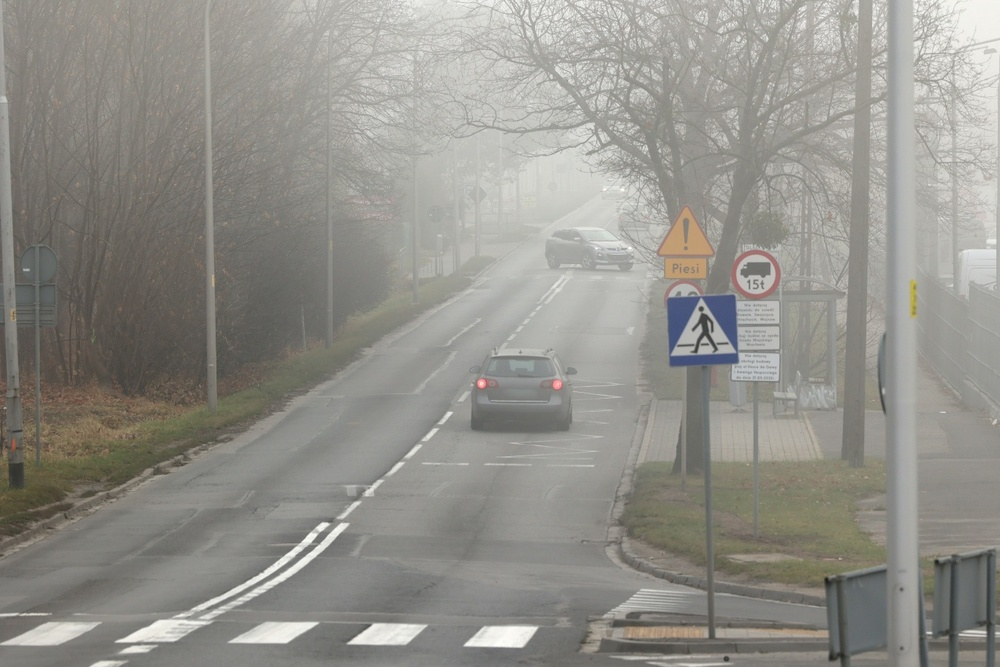
#> input picture ch3-1/mistyroad.jpg, 1000 x 667 px, shrunk from 1368 x 912 before the run
$ python 3-9histEqual.py
#> lines starting #> are read from the running program, lines starting #| are printed output that depends on the picture
import cv2
import matplotlib.pyplot as plt

fig=plt.figure()
rows=2
cols=2

img=cv2.imread('mistyroad.jpg')
#> img is the input picture: shape (667, 1000, 3); mean B, G, R 138.7, 145, 146.5
gray=cv2.cvtColor(img,cv2.COLOR_BGR2GRAY)		    # 명암 영상으로 변환하고 출력
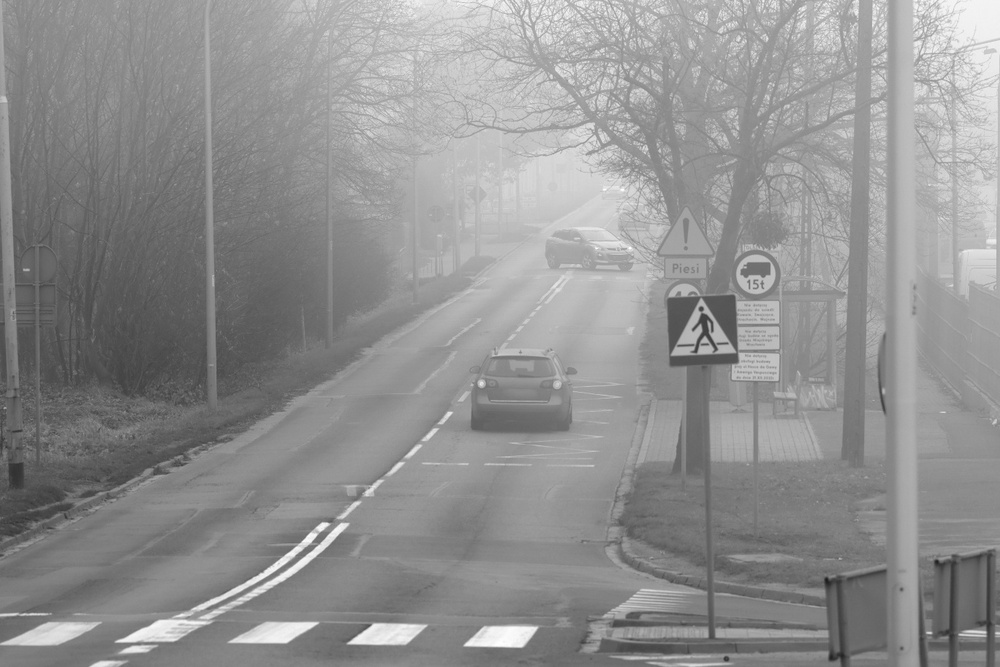
#> gray: shape (667, 1000); min 28, max 255, mean 144.8
ax1=fig.add_subplot(rows,cols,1)
ax1.axis("off")
ax1.imshow(gray,cmap='gray')

h=cv2.calcHist([gray],[0],None,[256],[0,256])	    # 히스토그램을 구해 출력
#> h = 256 values, max 9114 at index 139, min 0 at index 0, mean 2605.5
# print('histogram', h)
ax2=fig.add_subplot(rows,cols,2)
ax2.plot(h,color='r',linewidth=1)

equal=cv2.equalizeHist(gray)			            # 히스토그램을 평활화하고 출력
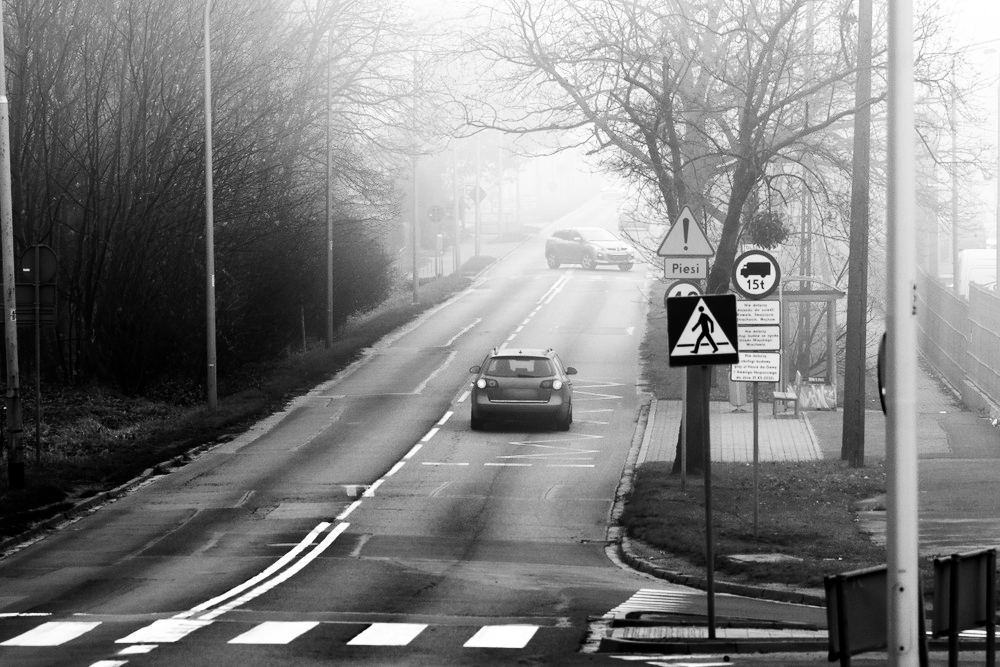
#> equal: shape (667, 1000); min 0, max 255, mean 128.6
ax3=fig.add_subplot(rows,cols,3)
ax3.axis("off")
ax3.imshow(equal,cmap='gray')

h=cv2.calcHist([equal],[0],None,[256],[0,256])	    # 히스토그램을 구해 출력
#> h = 256 values, max 9114 at index 116, min 0 at index 19, mean 2605.5
ax4=fig.add_subplot(rows,cols,4)
ax4.plot(h,color='r',linewidth=1)

equal2=cv2.equalizeHist(equal)			            # 히스토그램을 평활화하고 출력
ax5=fig.add_subplot(rows,cols,4)
ax4.plot(h,color='r',linewidth=1)


plt.show()
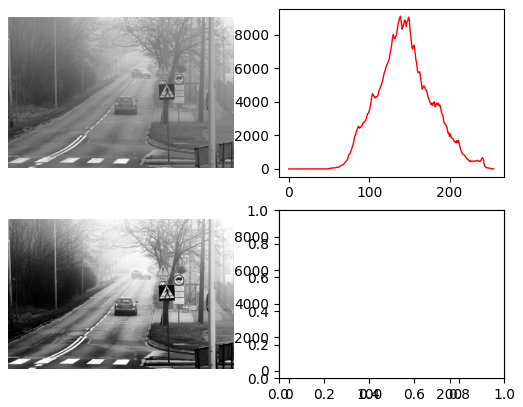
#> figure drawn by matplotlib, 4 panels; panel 2: curve peaks at x = 139, y = 9114; panel 4: curve peaks at x = 116, y = 9114; panel 4: curve peaks at x = 116, y = 9114

$ run again, with ch3-1/flower.jpg copied over ch3-1/mistyroad.jpg
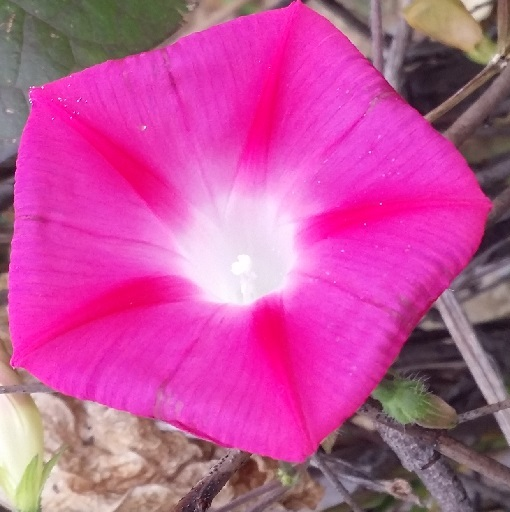
#> input picture ch3-1/flower.jpg, 510 x 512 px
#> img is the input picture: shape (512, 510, 3); mean B, G, R 154.9, 82, 193.8
#> `h=cv2.calcHist([gray],[0],None,[256],[0,256])`: h = 256 values, max 4498 at index 128, min 0 at index 0, mean 1020
#> `equal=cv2.equalizeHist(gray)`:
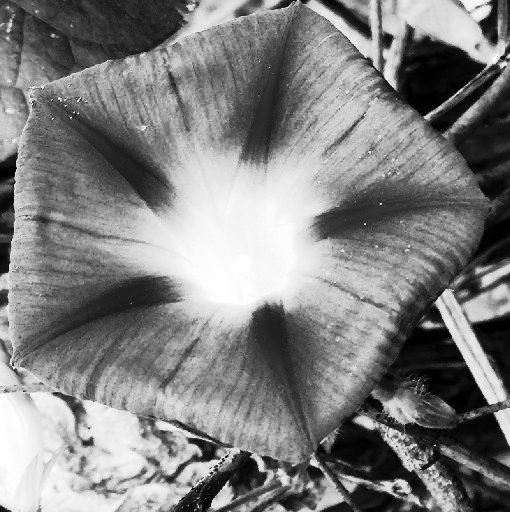
#> equal: shape (512, 510); min 0, max 255, mean 128.6
#> `h=cv2.calcHist([equal],[0],None,[256],[0,256])`: h = 256 values, max 4498 at index 156, min 0 at index 30, mean 1020
#> `plt.show()`:
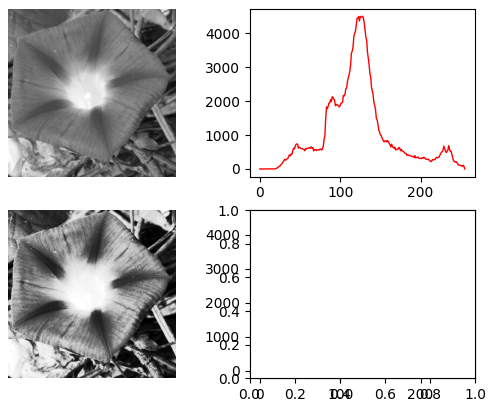
#> figure drawn by matplotlib, 4 panels; panel 2: curve peaks at x = 128, y = 4498; panel 4: curve peaks at x = 156, y = 4498; panel 4: curve peaks at x = 156, y = 4498

$ run again, with ch3-1/hand.jpg copied over ch3-1/mistyroad.jpg
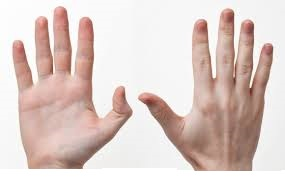
#> input picture ch3-1/hand.jpg, 285 x 177 px
#> img is the input picture: shape (177, 285, 3); mean B, G, R 198.4, 203.8, 221.3
#> `h=cv2.calcHist([gray],[0],None,[256],[0,256])`: h = 256 values, max 5190 at index 247, min 0 at index 0, mean 197.1
#> `equal=cv2.equalizeHist(gray)`:
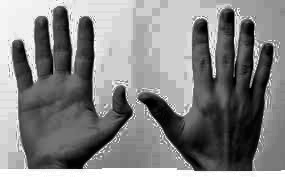
#> equal: shape (177, 285); min 0, max 255, mean 130.7
#> `h=cv2.calcHist([equal],[0],None,[256],[0,256])`: h = 256 values, max 5190 at index 207, min 0 at index 16, mean 197.1
#> `plt.show()`:
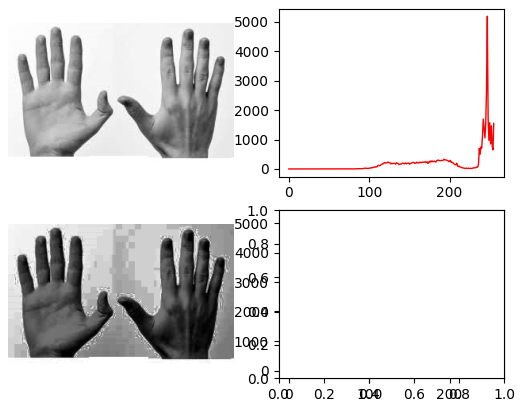
#> figure drawn by matplotlib, 4 panels; panel 2: curve peaks at x = 247, y = 5190; panel 4: curve peaks at x = 207, y = 5190; panel 4: curve peaks at x = 207, y = 5190
